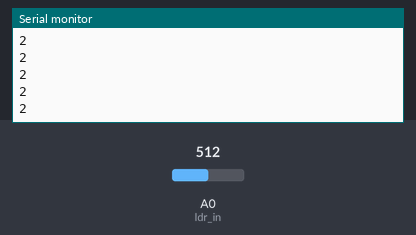
Simulated run of this sketch. Board: Arduino Uno, built with avr-gcc and run on an emulated ATmega328P. Parts: the last lines printed to the serial monitor. The inputs (shaded band) are chosen by the test bench; at power-on: A0 (ldr_in) = 512.

Above: at 1.2 s.
1.3 s: A0 (ldr_in) set to 716
At 2.1 s:
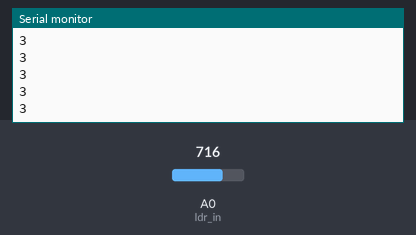
2.8 s: A0 (ldr_in) set to 900
At 3.7 s:
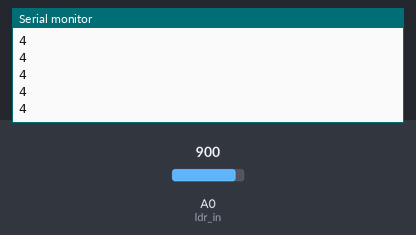
Timing chart, 0 to 5.8 s (numbered marks = the images above; inputs shaded):
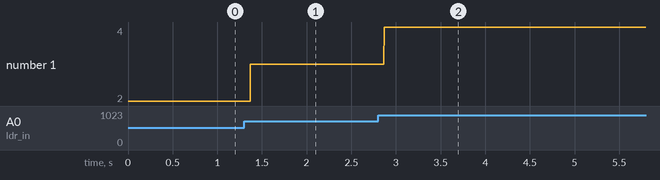

Measured:
- after the input at 1.3 s, the serial monitor: prints a new line after 0.07 s (image 1)
- after the input at 2.8 s, the serial monitor: prints a new line after 0.07 s (image 2)
- plotted number 1: 2 → 3 after the input at 1.3 s, 3 → 4 after the input at 2.8 s

The sketch:

LDR.EXP.ino
```cpp
const int ldr_in = A0;
int intensity = 0;
void setup() {
  // put your setup code here, to run once:
  pinMode(ldr_in, INPUT);
  Serial.begin(9600);

}

void loop() {
  // put your main code here, to run repeatedly:
  intensity=analogRead(ldr_in);
  Serial.println((intensity*5)/1023);
}
```
